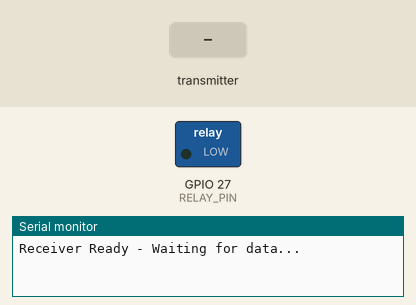
Bench run of a sketch on a simulated ESP32. Shown: switched loads named in the sketch (green lamp = pin HIGH), the last lines printed to the serial monitor. The inputs (shaded band) are chosen by the test bench.

Above: at 1.2 s.
1.3 s: the transmitter starts sending pm25_standard = 1024
At 3.5 s:
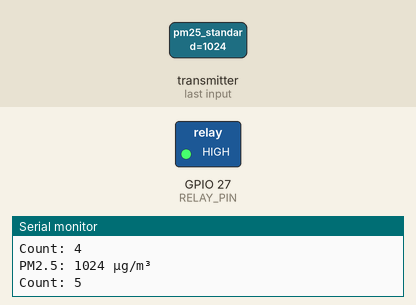
3.8 s: the transmitter starts sending pm25_standard = 0
At 4.8 s:
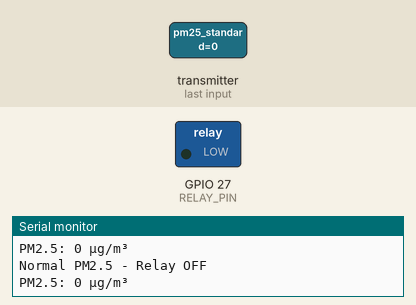
5.3 s: the transmitter starts sending pm25_standard = 2048
At 6.7 s:
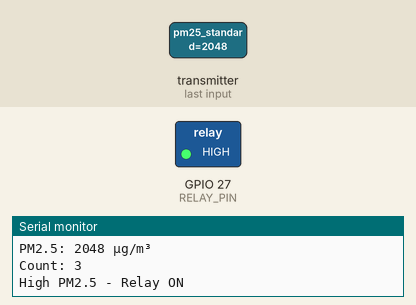
Timing chart, 0 to 8.3 s (numbered marks = the images above; inputs shaded):
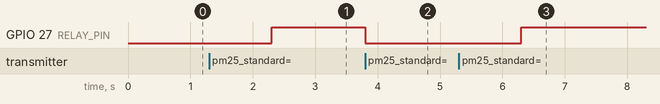

The sketch:

Receiver_Relay_V2.ino
```cpp
#include <esp_now.h>
#include <WiFi.h>

#define RELAY_PIN 27
#define PM_THRESHOLD 30 //define threshold as 30 μg/m³ for now. need to change for real life application.
#define REQUIRED_CONSECUTIVE_READINGS 3

typedef struct struct_message {
    bool dataReady;
    uint16_t co2Concentration;
    float temperature;
    float relativeHumidity;
    uint16_t pm25_standard;
} struct_message;

uint8_t highCount = 0; //counter for number of high reading occurences
bool relayState = false; //set relay to off first

void setup() {
    Serial.begin(115200);
    pinMode(RELAY_PIN, OUTPUT);
    digitalWrite(RELAY_PIN, LOW);

    WiFi.mode(WIFI_STA);
    if (esp_now_init() != ESP_OK) {
        Serial.println("ESP-NOW init failed");
        while(1) delay(10);
    }
    esp_now_register_recv_cb(OnDataRecv);
    Serial.println("Receiver Ready - Waiting for data...");
}

void OnDataRecv(const esp_now_recv_info_t *esp_now_info, const uint8_t *incomingData, int data_len) {
    struct_message receivedData;
    memcpy(&receivedData, incomingData, sizeof(receivedData));

    if (data_len == sizeof(struct_message)) {
        Serial.print("PM2.5: ");
        Serial.print(receivedData.pm25_standard);
        Serial.println(" μg/m³");

        if (receivedData.pm25_standard > PM_THRESHOLD) {
            highCount += 1;
            Serial.print("Count: ");
            Serial.println(highCount);

            //on relay if >=3 high readings
            if (highCount >= REQUIRED_CONSECUTIVE_READINGS && !relayState) {
                digitalWrite(RELAY_PIN, HIGH);
                relayState = true;
                Serial.println("High PM2.5 - Relay ON");
            }
        }
        else {
              highCount = 0; //reset when reading drops to low region again
            if (relayState) {
                digitalWrite(RELAY_PIN, LOW);
                relayState = false; //off originally (link back to the start)
                Serial.println("Normal PM2.5 - Relay OFF");
            }
        }
    }
}

void loop() {}
```

Measured:
- after the input at 1.3 s, GPIO 27 (RELAY_PIN): LOW → HIGH after 1.0 s
- after the input at 3.8 s, GPIO 27 (RELAY_PIN): HIGH → LOW at once
- after the input at 5.3 s, GPIO 27 (RELAY_PIN): LOW → HIGH after 1.0 s
